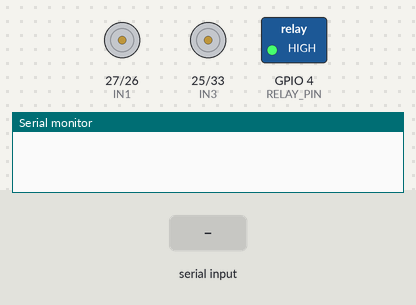
Recording of a sketch running on a simulated ESP32. Parts: motor-driver pin pairs drawn as motors (green arrow = first pin HIGH = forward, orange = second pin HIGH = backward, longer = more drive, scaled by the enable pin), switched loads named in the sketch (green lamp = pin HIGH), the last lines printed to the serial monitor. Inputs (shaded band) come from the test bench. Nothing arrives over Bluetooth unless stated.

Above: at 1.2 s.
1.3 s: "forward" received over the second serial link
At 2.9 s:
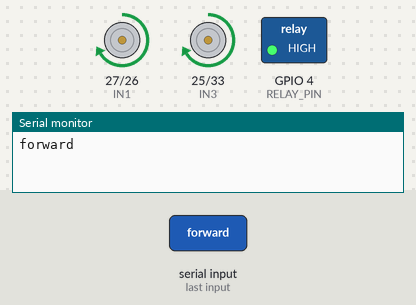
3.8 s: "back" received over the second serial link
At 6.0 s:
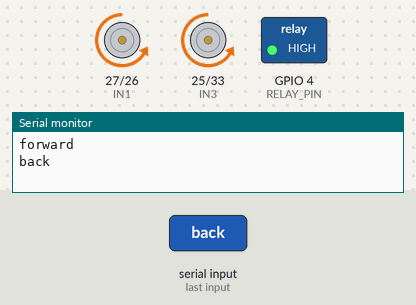
6.3 s: "left" received over the second serial link
At 7.9 s:
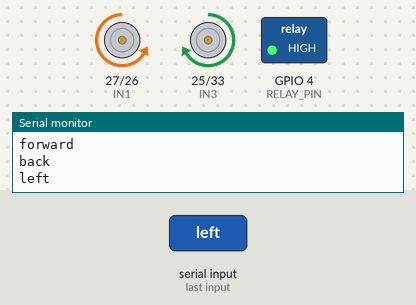
8.8 s: "right" received over the second serial link
At 11.0 s:
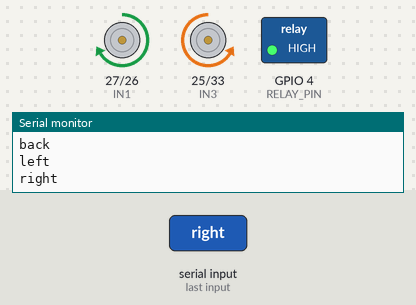
11.3 s: "stop" received over the second serial link
At 13.0 s:
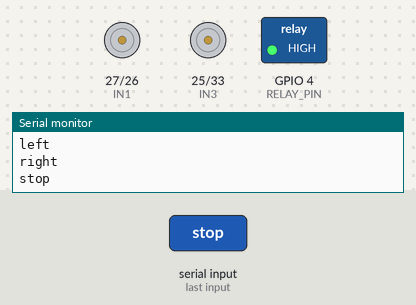
13.8 s: "spray on" received over the second serial link
At 16.1 s:
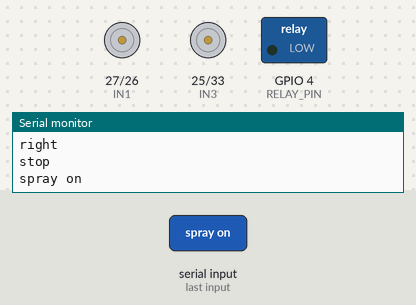
Timing chart, 0 to 17.3 s (numbered marks = the images above; inputs shaded):
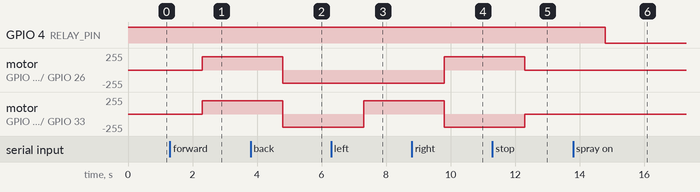

The sketch:

esp32_bluetooth_controller.ino
```cpp
/* Code created by @Balaji Electrical and Techno Hub
   Location: Ambegaon B.K, Pune
*/

#include <BluetoothSerial.h>
BluetoothSerial SerialBT;

// -------- L298N Motor Driver Pins --------
#define IN1 27
#define IN2 26
#define IN3 25
#define IN4 33
#define ENA 14
#define ENB 12

// -------- Relay (12V Pump) --------
#define RELAY_PIN 4   // Active LOW relay

void setup() {
  Serial.begin(9600);
  SerialBT.begin("ESP32_SPRAY_ROBOT"); // Bluetooth Name

  pinMode(IN1, OUTPUT); pinMode(IN2, OUTPUT);
  pinMode(IN3, OUTPUT); pinMode(IN4, OUTPUT);
  pinMode(ENA, OUTPUT); pinMode(ENB, OUTPUT);

  pinMode(RELAY_PIN, OUTPUT);
  digitalWrite(RELAY_PIN, HIGH); // Pump OFF
}

void loop() {
  if (SerialBT.available()) {
    String cmd = SerialBT.readString();
    cmd.toLowerCase();
    Serial.println(cmd);

    // -------- Robot Movement --------
    if (cmd.indexOf("forward") >= 0) forward();
    else if (cmd.indexOf("back") >= 0) back();
    else if (cmd.indexOf("left") >= 0) left();
    else if (cmd.indexOf("right") >= 0) right();
    else if (cmd.indexOf("stop") >= 0) stopMotor();

    // -------- Pump Control --------
    else if (cmd.indexOf("spray on") >= 0 || cmd.indexOf("pump on") >= 0) {
      digitalWrite(RELAY_PIN, LOW);   // Pump ON
      SerialBT.println("SPRAY ON");
    }
    else if (cmd.indexOf("spray off") >= 0 || cmd.indexOf("pump off") >= 0) {
      digitalWrite(RELAY_PIN, HIGH);  // Pump OFF
      SerialBT.println("SPRAY OFF");
    }
  }
}

// -------- Motor Functions --------
void forward() {
  digitalWrite(IN1, HIGH); digitalWrite(IN2, LOW);
  digitalWrite(IN3, HIGH); digitalWrite(IN4, LOW);
  analogWrite(ENA, 200);
  analogWrite(ENB, 200);
}

void back() {
  digitalWrite(IN1, LOW); digitalWrite(IN2, HIGH);
  digitalWrite(IN3, LOW); digitalWrite(IN4, HIGH);
}

void left() {
  digitalWrite(IN1, LOW); digitalWrite(IN2, HIGH);
  digitalWrite(IN3, HIGH); digitalWrite(IN4, LOW);
}

void right() {
  digitalWrite(IN1, HIGH); digitalWrite(IN2, LOW);
  digitalWrite(IN3, LOW); digitalWrite(IN4, HIGH);
}

void stopMotor() {
  digitalWrite(IN1, LOW); digitalWrite(IN2, LOW);
  digitalWrite(IN3, LOW); digitalWrite(IN4, LOW);
}
```

Measured:
- after the input at 1.3 s, motor on GPIO 27 (IN1) / GPIO 26 (IN2), motor on GPIO 25 (IN3) / GPIO 33 (IN4): stopped → forward 200/255 after 1.0 s
- after the input at 3.8 s, motor on GPIO 27 (IN1) / GPIO 26 (IN2), motor on GPIO 25 (IN3) / GPIO 33 (IN4): forward 200/255 → backward 200/255 after 1.0 s
- after the input at 6.3 s, motor on GPIO 25 (IN3) / GPIO 33 (IN4): backward 200/255 → forward 200/255 after 1.0 s
- after the input at 8.8 s, motor on GPIO 27 (IN1) / GPIO 26 (IN2): backward 200/255 → forward 200/255 after 1.0 s; motor on GPIO 25 (IN3) / GPIO 33 (IN4): forward 200/255 → backward 200/255 after 1.0 s
- after the input at 11.3 s, motor on GPIO 27 (IN1) / GPIO 26 (IN2): forward 200/255 → stopped after 1.0 s; motor on GPIO 25 (IN3) / GPIO 33 (IN4): backward 200/255 → stopped after 1.0 s
- after the input at 13.8 s, GPIO 4 (RELAY_PIN): HIGH → LOW after 1.0 s
